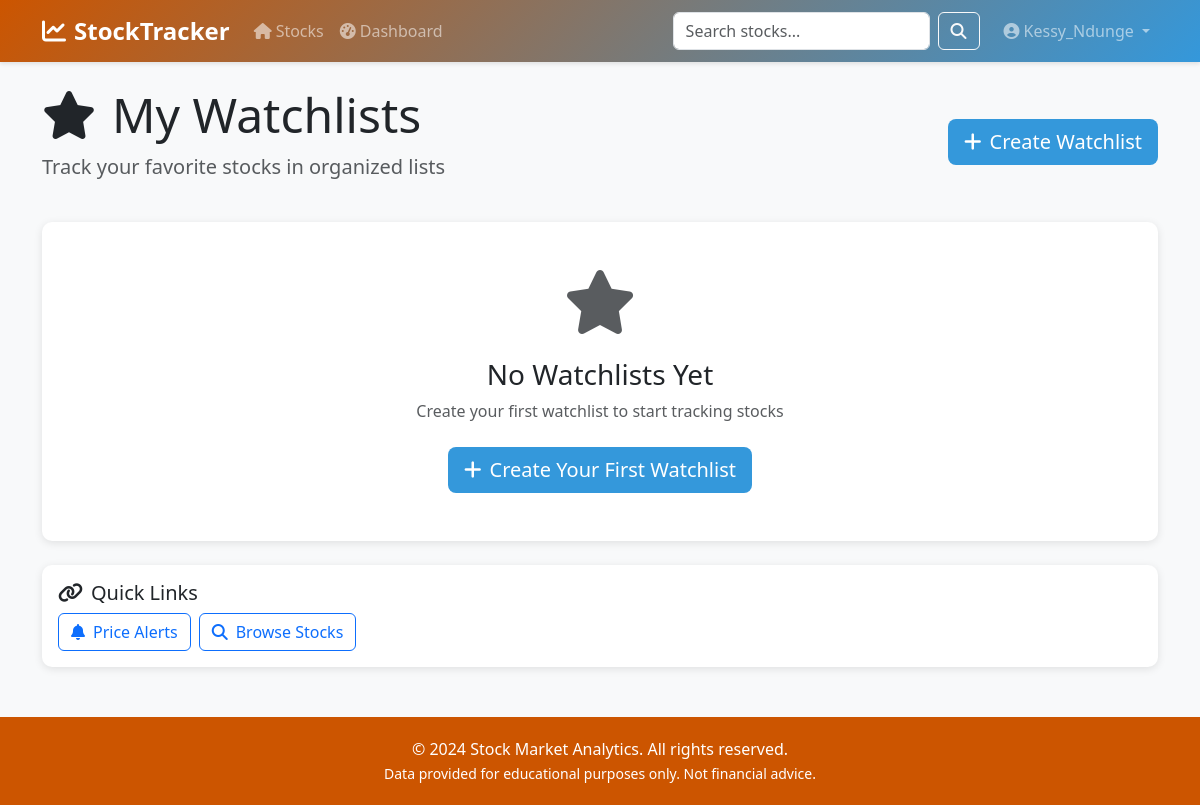
The app's page /watchlists/ (signed in), older data.
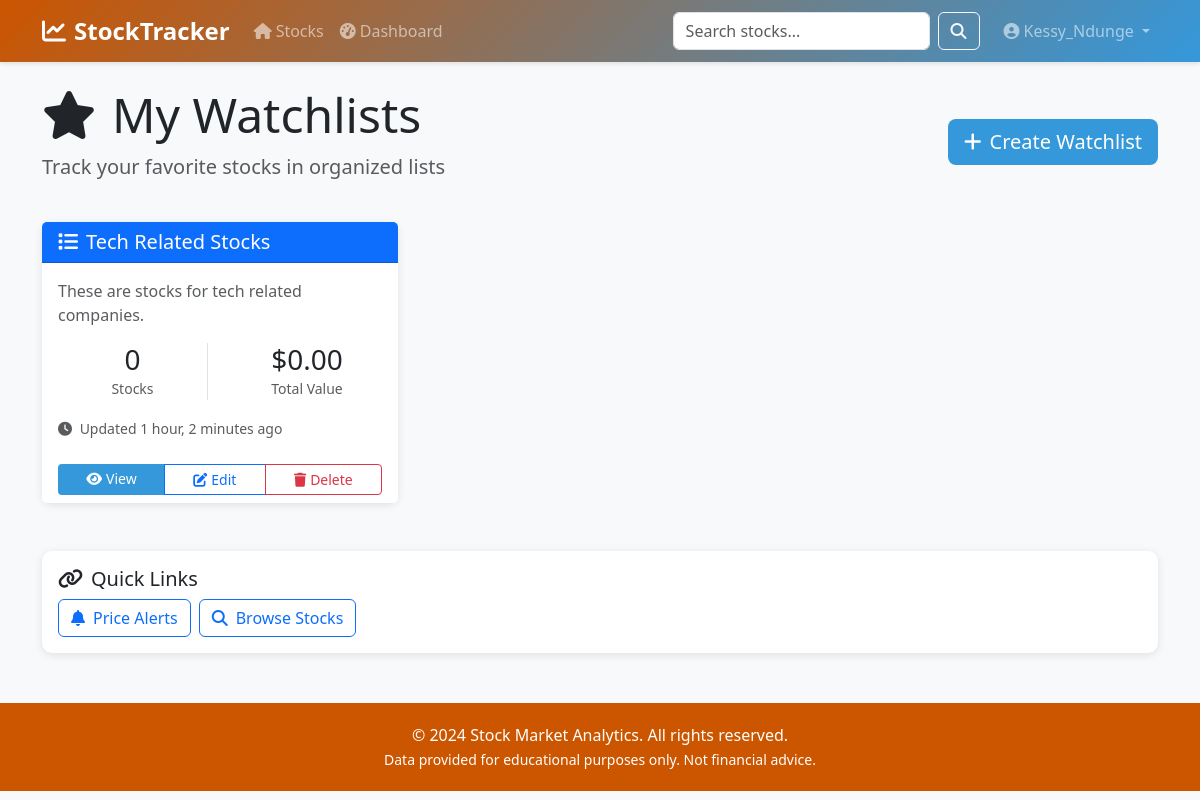
The same page, newer data.
### watchlists/models.py (models this page shows, shortened)
class Watchlist(models.Model):
    user = models.ForeignKey(settings.AUTH_USER_MODEL, on_delete=models.CASCADE, related_name='watchlists')
    name = models.CharField(max_length=100)
    description = models.TextField(blank=True)
    is_public = models.BooleanField(default=False)
    created_at = models.DateTimeField(auto_now_add=True)
    updated_at = models.DateTimeField(auto_now=True)
    class Meta:
        db_table = 'watchlists'
        ordering = ['-created_at']
        unique_together = ['user', 'name']
        indexes = [
            models.Index(fields=['user', '-created_at']),
        ]
    @property
    def stock_count(self):
        return self.items.count()
    @property
    def total_value(self):
        total = 0
        for item in self.items.select_related('stock'):
            if item.stock.current_price:
                total += float(item.stock.current_price) * item.quantity
        return total
    @property
    def total_gain_loss(self):
        total = 0
        for item in self.items.select_related('stock'):
            if item.stock.current_price and item.stock.price_change:
                total += (float(item.stock.current_price) - float(item.purchase_price)) * item.quantity
        return total

### watchlists/views.py (the view)
# urls.py: path('', views.watchlist_list_view, name='watchlist_list'),
@login_required
def watchlist_list_view(request):
    watchlists = Watchlist.objects.filter(user=request.user).prefetch_related('items__stock')
    context = {
        'watchlists': watchlists,
    }
    return render(request, 'watchlists/watchlist_list.html', context)

### templates/watchlists/watchlist_list.html (shortened to what the changed rows need)
{% extends 'base/base.html' %}
{% block content %}
<div class="row mb-4">
    <div class="col-md-12">
        <div class="d-flex justify-content-between align-items-center">
            <div>
                <h1 class="display-5">
                    <i class="fas fa-star me-3"></i>My Watchlists
                </h1>
            </div>
        </div>
    </div>
</div>
{% if watchlists %}
<div class="row">
    {% for watchlist in watchlists %}
    <div class="col-md-6 col-lg-4 mb-4">
        <div class="card h-100">
            <div class="card-header bg-primary text-white d-flex justify-content-between align-items-center">
                <h5 class="mb-0">
                    <i class="fas fa-list me-2"></i>{{ watchlist.name }}
                </h5>
            </div>
            <div class="card-body">
                {% if watchlist.description %}
                <p class="text-muted">{{ watchlist.description|truncatewords:20 }}</p>
                {% endif %}
                <div class="row text-center mt-3">
                    <div class="col-6">
                        <div class="border-end">
                            <h3 class="mb-0">{{ watchlist.stock_count }}</h3>
                            <small class="text-muted">Stocks</small>
                        </div>
                    </div>
                    <div class="col-6">
                        <h3 class="mb-0">${{ watchlist.total_value|floatformat:2|default:"0.00" }}</h3>
                        <small class="text-muted">Total Value</small>
                    </div>
                </div>
                <div class="mt-3">
                    <small class="text-muted">
                        <i class="fas fa-clock me-1"></i>
                        Updated {{ watchlist.updated_at|timesince }} ago
                    </small>
                </div>
            </div>
            <div class="card-footer bg-white border-top-0">
                <div class="btn-group w-100" role="group">
                    <a href="{% url 'watchlists:watchlist_detail' watchlist.pk %}"
                       class="btn btn-sm btn-primary">
                        <i class="fas fa-eye me-1"></i>View
                    </a>
                    <a href="{% url 'watchlists:watchlist_update' watchlist.pk %}"
                       class="btn btn-sm btn-outline-primary">
                        <i class="fas fa-edit me-1"></i>Edit
                    </a>
                    <a href="{% url 'watchlists:watchlist_delete' watchlist.pk %}"
                       class="btn btn-sm btn-outline-danger">
                        <i class="fas fa-trash me-1"></i>Delete
                    </a>
                </div>
            </div>
        </div>
    </div>
    {% endfor %}
</div>
{% else %}
<div class="row">
    <div class="col-md-12">
        <div class="card">
            <div class="card-body text-center py-5">
                <i class="fas fa-star fa-4x text-muted mb-4"></i>
                <h3>No Watchlists Yet</h3>
                <p class="text-muted mb-4">Create your first watchlist to start tracking stocks</p>
                <a href="{% url 'watchlists:watchlist_create' %}" class="btn btn-primary btn-lg">
                    <i class="fas fa-plus me-2"></i>Create Your First Watchlist
                </a>
            </div>
        </div>
    </div>
</div>
{% endif %}
{% endblock %}

Row changes from the older to the newer data that the page shows:
added Watchlist: name "Tech Related Stocks", description "These are stocks for tech related companies.", stock_count "0", total_value "0.00", updated_at "1 hour, 2 minutes"
Text that changed along with them:
text no longer shown: "No Watchlists Yet Create your first watchlist to start tracking stocks Create Your First Watchlist"
